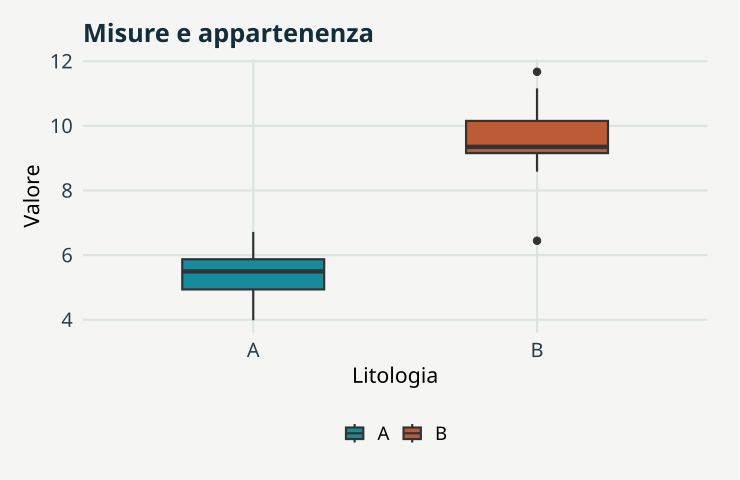

Source code (R):
# GeoStat Lab — funzioni comuni. R >= 4.3; ggplot2 >= 3.4; jsonlite.
suppressPackageStartupMessages(library(ggplot2))
col_geo <- c('#168B9C','#BC5B35','#7054A4','#A17B19','#227864','#64748B')
theme_set(theme_minimal(base_size=17, base_family='sans') + theme(
  plot.background=element_rect(fill='#F5F6F3',colour=NA),
  panel.background=element_rect(fill='#F5F6F3',colour=NA),
  panel.grid.minor=element_blank(),panel.grid.major=element_line(colour='#DCE3E2'),
  plot.title=element_text(size=19,face='bold',colour='#122D3B'),
  plot.subtitle=element_text(size=13,colour='#405560',margin=margin(b=12)),
  axis.text=element_text(size=15,colour='#273E4A'),axis.title=element_text(size=16),
  legend.position='bottom',legend.title=element_blank(),legend.text=element_text(size=14),
  strip.text=element_text(size=15,face='bold'),plot.margin=margin(18,24,18,18)))
metric <- function(...) data.frame(grandezza=names(c(...)),valore=as.character(c(...)),check.names=FALSE)
f <- function(x,d=3) {out<-formatC(x,digits=d,format='fg');out[!is.finite(x)]<-'Non definito';out}
line_plot <- function(d,x='x',y='y',title='',xl=x,yl=y,group=NULL) {
 p<-ggplot(d,aes(x=.data[[x]],y=.data[[y]]))
 if(is.null(group)) p<-p+geom_line(colour=col_geo[1],linewidth=1.05) else p<-p+aes(colour=.data[[group]],group=.data[[group]])+geom_line(linewidth=1)+scale_colour_manual(values=col_geo)
 p+labs(title=title,x=xl,y=yl)
}
point_plot <- function(d,x='x',y='y',title='',xl=x,yl=y,group=NULL) {
 p<-ggplot(d,aes(x=.data[[x]],y=.data[[y]]))
 if(is.null(group))p<-p+geom_point(colour=col_geo[1],size=2.5,alpha=.8) else p<-p+aes(colour=.data[[group]])+geom_point(size=2.7,alpha=.85)+scale_colour_manual(values=col_geo)
 p+labs(title=title,x=xl,y=yl)
}
hist_plot<-function(x,title='',xl='Valore',bins=20)ggplot(data.frame(x=x),aes(x))+geom_histogram(bins=bins,fill=col_geo[1],colour='#F5F6F3')+labs(title=title,x=xl,y='Frequenza')
bar_plot<-function(d,x='gruppo',y='valore',title='',yl='Valore')ggplot(d,aes(x=.data[[x]],y=.data[[y]],fill=.data[[x]]))+geom_col(width=.65)+scale_fill_manual(values=rep(col_geo,length.out=length(unique(d[[x]])) ))+guides(fill='none')+labs(title=title,x=NULL,y=yl)
map_plot<-function(d,z='z',title='',xl='Est [km]',yl='Nord [km]')ggplot(d,aes(x,y,fill=.data[[z]]))+geom_raster()+coord_equal()+scale_fill_gradientn(colours=c('#153F56','#298C9C','#B8CDB2','#F1D889','#AD542F'))+labs(title=title,x=xl,y=yl)
acf_data<-function(x,lag=20){a<-acf(x,lag.max=min(lag,length(x)-1),plot=FALSE);data.frame(x=as.vector(a$lag)[-1],y=as.vector(a$acf)[-1])}
# AR(1), distribuzione marginale stazionaria N(0, 1).
ar_series<-function(n,rho){x<-numeric(n);x[1]<-rnorm(1);for(i in 2:n)x[i]<-rho*x[i-1]+sqrt(1-rho^2)*rnorm(1);x}
# Distanze euclidee in unità metriche già dichiarate; nessuna conversione implicita di CRS.
dist_cross<-function(a,b)sqrt(outer(a[,1],b[,1],'-')^2+outer(a[,2],b[,2],'-')^2)
# Predittore IDW: i punti coincidenti ricevono esattamente il valore osservato.
idw<-function(xy,z,new,power=2){dd<-dist_cross(new,xy);apply(dd,1,function(d)if(any(d<1e-10))mean(z[d<1e-10])else weighted.mean(z,d^(-power)))}
# CART didattico binario: divisioni assiali che minimizzano l'impurità di Gini.
cart_fit<-function(x,y,depth=2,minleaf=4){
 node<-list(p=mean(y),n=length(y));if(depth<1||length(unique(y))<2||length(y)<2*minleaf)return(node)
 best<-Inf
 for(j in seq_len(ncol(x))){v<-sort(unique(x[,j])); if(length(v)<2)next
  for(cut in (head(v,-1)+tail(v,-1))/2){left<-x[,j]<=cut;nl<-sum(left);nr<-sum(!left);if(min(nl,nr)<minleaf)next
   score<-nl*mean(y[left])*(1-mean(y[left]))+nr*mean(y[!left])*(1-mean(y[!left]))
   if(score<best){best<-score;node$j<-j;node$cut<-cut;split<-left}
  }
 }
 if(is.finite(best)){node$left<-cart_fit(x[split,,drop=FALSE],y[split],depth-1,minleaf);node$right<-cart_fit(x[!split,,drop=FALSE],y[!split],depth-1,minleaf)};node
}
cart_predict<-function(tree,x)apply(x,1,function(row){t<-tree;while(!is.null(t$j))t<-if(row[t$j]<=t$cut)t$left else t$right;t$p})

p <- list(delta = 5, seed = 17)
set.seed(p$seed)
data <- data.frame(gruppo = rep(c("A", "B"), each = 20), valore = rnorm(40, rep(c(5, 5 + 
    p$delta), each = 20)))

plots <- list(ggplot(data, aes(gruppo, valore, fill = gruppo)) + geom_boxplot(width = 0.5) + 
    scale_fill_manual(values = col_geo) + labs(title = "Misure e appartenenza", x = "Litologia", 
    y = "Valore"))

metrics <- metric(`Media A` = f(mean(data$valore[data$gruppo == "A"])), `Media B` = f(mean(data$valore[data$gruppo == 
    "B"])))
print(metrics,row.names=FALSE)
ggplot2::ggsave('t00-lettura-B.svg',plots[[1]],device=svglite::svglite,width=7.7,height=5.0,bg='#F8F6F1')
